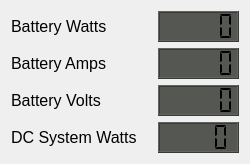
   <widget class="QWidget" name="layoutWidget">
    <property name="geometry">
     <rect>
      <x>9</x>
      <y>6</y>
      <width>234</width>
      <height>146</height>
     </rect>
    </property>
    <layout class="QFormLayout" name="formLayout_13">
     <item row="0" column="0">
      <layout class="QVBoxLayout" name="verticalLayout_3">
       <item>
        <widget class="QLabel" name="Batt_Watts_Label">
         <property name="minimumSize">
          <size>
           <width>102</width>
           <height>23</height>
          </size>
         </property>
         <property name="maximumSize">
          <size>
           <width>80</width>
           <height>16777215</height>
          </size>
         </property>
         <property name="font">
          <font>
           <pointsize>12</pointsize>
          </font>
         </property>
         <property name="text">
          <string>Battery Watts</string>
         </property>
        </widget>
       </item>
       <item>
        <widget class="QLabel" name="Batt_Amps_Label">
         <property name="minimumSize">
          <size>
           <width>111</width>
           <height>23</height>
          </size>
         </property>
         <property name="maximumSize">
          <size>
           <width>80</width>
           <height>16777215</height>
          </size>
         </property>
         <property name="font">
          <font>
           <pointsize>12</pointsize>
          </font>
         </property>
         <property name="text">
          <string>Battery Amps</string>
         </property>
        </widget>
       </item>
       <item>
        <widget class="QLabel" name="Batt_Volts_Label">
         <property name="minimumSize">
          <size>
           <width>111</width>
           <height>23</height>
          </size>
         </property>
         <property name="maximumSize">
          <size>
           <width>80</width>
           <height>16777215</height>
          </size>
         </property>
         <property name="font">
          <font>
           <pointsize>12</pointsize>
          </font>
         </property>
         <property name="text">
          <string>Battery Volts</string>
         </property>
        </widget>
       </item>
       <item>
        <widget class="QLabel" name="DC_Power_Label">
         <property name="minimumSize">
          <size>
           <width>141</width>
           <height>23</height>
          </size>
         </property>
         <property name="maximumSize">
          <size>
           <width>80</width>
           <height>16777215</height>
          </size>
         </property>
         <property name="font">
          <font>
           <pointsize>12</pointsize>
          </font>
         </property>
         <property name="text">
          <string>DC System Watts</string>
         </property>
        </widget>
       </item>
      </layout>
     </item>
     <item row="0" column="1">
      <layout class="QVBoxLayout" name="verticalLayout_2">
       <item>
        <widget class="QLCDNumber" name="Batt_Watts_LCD">
         <property name="minimumSize">
          <size>
           <width>81</width>
           <height>31</height>
          </size>
         </property>
         <property name="maximumSize">
          <size>
           <width>81</width>
           <height>31</height>
          </size>
         </property>
         <property name="font">
          <font>
           <pointsize>10</pointsize>
           <weight>50</weight>
           <bold>false</bold>
          </font>
         </property>
         <property name="styleSheet">
          <string notr="true">QLCDNumber{
background-color: rgb( 85, 87, 83 );
}</string>
         </property>
         <property name="smallDecimalPoint">
          <bool>false</bool>
         </property>
         <property name="digitCount">
          <number>5</number>
         </property>
         <property name="segmentStyle">
          <enum>QLCDNumber::Flat</enum>
         </property>
         <property name="value" stdset="0">
          <double>0.000000000000000</double>
         </property>
        </widget>
       </item>
       <item>
        <widget class="QLCDNumber" name="Batt_Amps_LCD">
         <property name="minimumSize">
          <size>
           <width>81</width>
           <height>31</height>
          </size>
         </property>
         <property name="maximumSize">
          <size>
           <width>81</width>
           <height>31</height>
          </size>
         </property>
         <property name="font">
          <font>
           <pointsize>10</pointsize>
           <weight>50</weight>
           <bold>false</bold>
          </font>
         </property>
         <property name="styleSheet">
          <string notr="true">QLCDNumber{
background-color: rgb( 85, 87, 83 );
}</string>
         </property>
         <property name="smallDecimalPoint">
          <bool>false</bool>
         </property>
         <property name="digitCount">
          <number>5</number>
         </property>
         <property name="segmentStyle">
          <enum>QLCDNumber::Flat</enum>
         </property>
         <property name="value" stdset="0">
          <double>0.000000000000000</double>
         </property>
        </widget>
       </item>
       <item>
        <widget class="QLCDNumber" name="Batt_Volts_LCD">
         <property name="minimumSize">
          <size>
           <width>81</width>
           <height>31</height>
          </size>
         </property>
         <property name="maximumSize">
          <size>
           <width>81</width>
           <height>31</height>
          </size>
         </property>
         <property name="font">
          <font>
           <pointsize>10</pointsize>
           <weight>50</weight>
           <bold>false</bold>
          </font>
         </property>
         <property name="styleSheet">
          <string notr="true">QLCDNumber{
background-color: rgb( 85, 87, 83 );
}</string>
         </property>
         <property name="smallDecimalPoint">
          <bool>false</bool>
         </property>
         <property name="digitCount">
          <number>5</number>
         </property>
         <property name="segmentStyle">
          <enum>QLCDNumber::Flat</enum>
         </property>
         <property name="value" stdset="0">
          <double>0.000000000000000</double>
         </property>
        </widget>
       </item>
       <item>
        <widget class="QLCDNumber" name="DC_Power_LCD">
         <property name="minimumSize">
          <size>
           <width>81</width>
           <height>31</height>
          </size>
         </property>
         <property name="maximumSize">
          <size>
           <width>81</width>
           <height>31</height>
          </size>
         </property>
         <property name="font">
          <font>
           <pointsize>10</pointsize>
           <weight>50</weight>
           <bold>false</bold>
          </font>
         </property>
         <property name="styleSheet">
          <string notr="true">QLCDNumber{
background-color: rgb( 85, 87, 83 );
}</string>
         </property>
         <property name="smallDecimalPoint">
          <bool>true</bool>
         </property>
         <property name="digitCount">
          <number>4</number>
         </property>
         <property name="segmentStyle">
          <enum>QLCDNumber::Flat</enum>
         </property>
         <property name="value" stdset="0">
          <double>0.000000000000000</double>
         </property>
        </widget>
       </item>
      </layout>
     </item>
    </layout>
   </widget>
